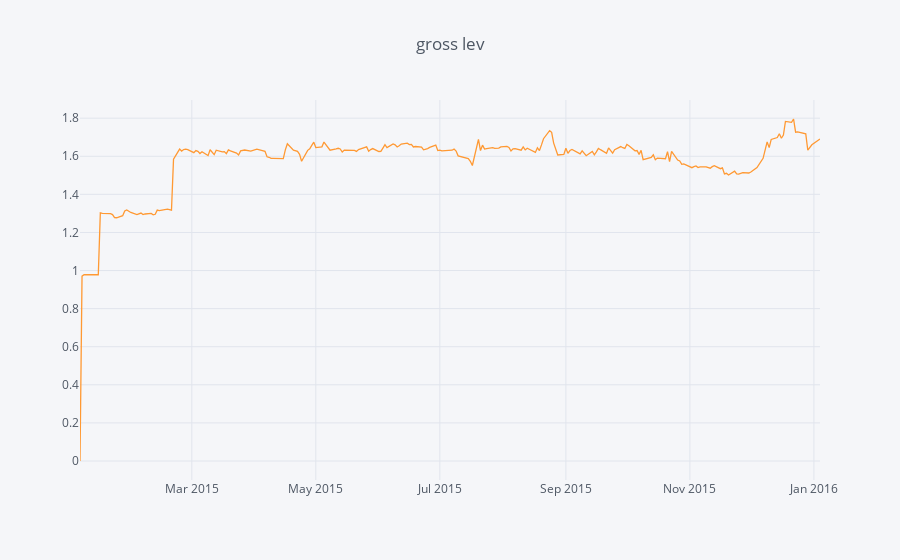
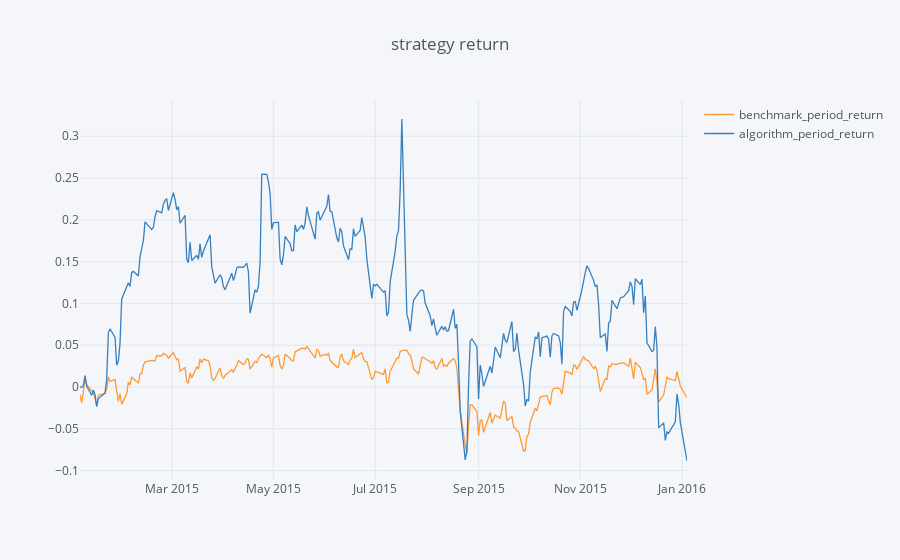
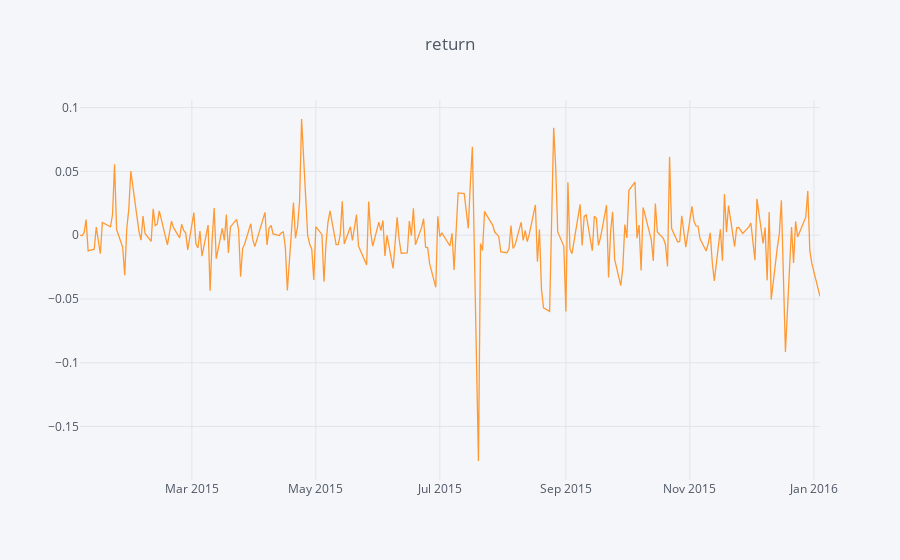

Here is the notebook cell these charts were saved with, in order:
### Code cell
%zipline --bundle quantopian-quandl --start 2015-1-4 --end 2016-1-4

### Figure 1 — Plotly figure (JSON) as saved in the notebook; plotly's stock layout.template omitted (floating-point values rounded to 4 significant figures; data arrays with more than 128 entries replaced by an {"elided": "..."} marker saying what was removed)
{"data": [{"line": {"color": "rgba(255, 153, 51, 1.0)", "dash": "solid", "shape": "linear", "width": 1.3}, "mode": "lines", "name": "gross_leverage", "text": "", "type": "scatter", "uid": "7dcee970-b175-4874-8229-942b8452b22a", "x": {"elided": "252 str values"}, "y": {"elided": "252 float values"}}], "layout": {"legend": {"bgcolor": "#F5F6F9", "font": {"color": "#4D5663"}}, "paper_bgcolor": "#F5F6F9", "plot_bgcolor": "#F5F6F9", "title": {"font": {"color": "#4D5663"}, "text": "gross lev"}, "xaxis": {"gridcolor": "#E1E5ED", "showgrid": true, "tickfont": {"color": "#4D5663"}, "title": {"font": {"color": "#4D5663"}, "text": ""}, "zerolinecolor": "#E1E5ED"}, "yaxis": {"gridcolor": "#E1E5ED", "showgrid": true, "tickfont": {"color": "#4D5663"}, "title": {"font": {"color": "#4D5663"}, "text": ""}, "zerolinecolor": "#E1E5ED"}}}

### Figure 2 — Plotly figure (JSON) as saved in the notebook; plotly's stock layout.template omitted (floating-point values rounded to 4 significant figures; data arrays with more than 128 entries replaced by an {"elided": "..."} marker saying what was removed)
{"data": [{"line": {"color": "rgba(255, 153, 51, 1.0)", "dash": "solid", "shape": "linear", "width": 1.3}, "mode": "lines", "name": "benchmark_period_return", "text": "", "type": "scatter", "uid": "ad092e4b-1699-437e-b6ca-d3461a98f4df", "x": {"elided": "252 str values"}, "y": {"elided": "252 float values"}}, {"line": {"color": "rgba(55, 128, 191, 1.0)", "dash": "solid", "shape": "linear", "width": 1.3}, "mode": "lines", "name": "algorithm_period_return", "text": "", "type": "scatter", "uid": "85d4f557-a8b9-4091-8175-8547dc69517d", "x": {"elided": "252 str values"}, "y": {"elided": "252 float values"}}], "layout": {"legend": {"bgcolor": "#F5F6F9", "font": {"color": "#4D5663"}}, "paper_bgcolor": "#F5F6F9", "plot_bgcolor": "#F5F6F9", "title": {"font": {"color": "#4D5663"}, "text": "strategy return"}, "xaxis": {"gridcolor": "#E1E5ED", "showgrid": true, "tickfont": {"color": "#4D5663"}, "title": {"font": {"color": "#4D5663"}, "text": ""}, "zerolinecolor": "#E1E5ED"}, "yaxis": {"gridcolor": "#E1E5ED", "showgrid": true, "tickfont": {"color": "#4D5663"}, "title": {"font": {"color": "#4D5663"}, "text": ""}, "zerolinecolor": "#E1E5ED"}}}

### Figure 3 — Plotly figure (JSON) as saved in the notebook; plotly's stock layout.template omitted (floating-point values rounded to 4 significant figures; data arrays with more than 128 entries replaced by an {"elided": "..."} marker saying what was removed)
{"data": [{"line": {"color": "rgba(255, 153, 51, 1.0)", "dash": "solid", "shape": "linear", "width": 1.3}, "mode": "lines", "name": "returns", "text": "", "type": "scatter", "uid": "31a494ff-0a53-4427-85cc-da945fb90503", "x": {"elided": "252 str values"}, "y": {"elided": "252 float values"}}], "layout": {"legend": {"bgcolor": "#F5F6F9", "font": {"color": "#4D5663"}}, "paper_bgcolor": "#F5F6F9", "plot_bgcolor": "#F5F6F9", "title": {"font": {"color": "#4D5663"}, "text": "return"}, "xaxis": {"gridcolor": "#E1E5ED", "showgrid": true, "tickfont": {"color": "#4D5663"}, "title": {"font": {"color": "#4D5663"}, "text": ""}, "zerolinecolor": "#E1E5ED"}, "yaxis": {"gridcolor": "#E1E5ED", "showgrid": true, "tickfont": {"color": "#4D5663"}, "title": {"font": {"color": "#4D5663"}, "text": ""}, "zerolinecolor": "#E1E5ED"}}}
